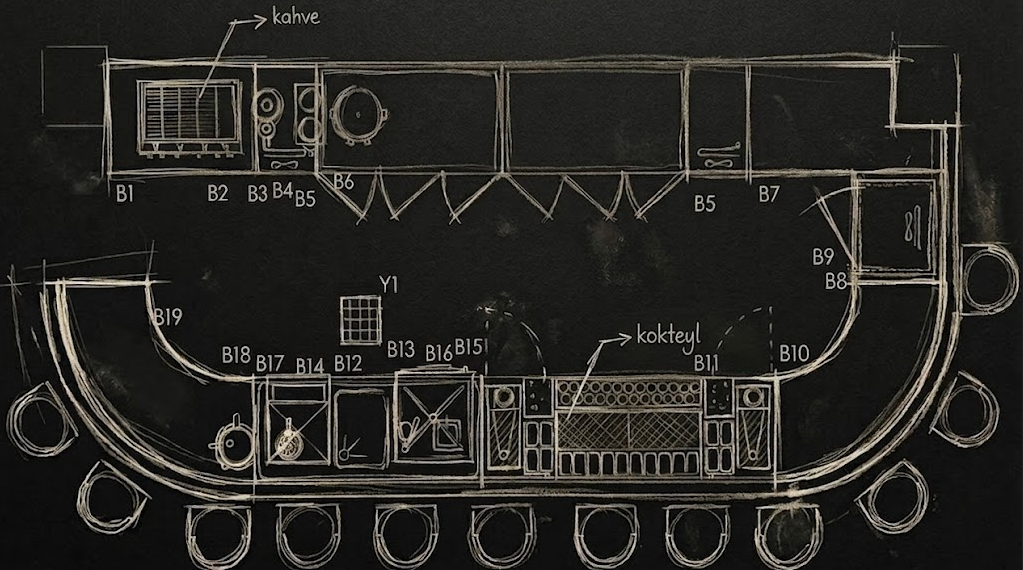
#> input picture E-TICARET/site/scripts/data/pfos-eskiz-source.png, 1023 x 570 px
$ python make-proje-fabrikasi-eskiz.py
#> lines starting #> are read from the running program, lines starting #| are printed output that depends on the picture
from __future__ import annotations

import glob
import os

from PIL import Image, ImageEnhance, ImageFilter, ImageOps


def resolve_sketch_path() -> str:
    root = os.path.abspath(os.path.join(os.path.dirname(__file__), ".."))
    candidates = [
        os.path.join(root, "scripts", "data", "pfos-eskiz-source.png"),
        r"C:\Users\adema\.cursor\projects\c-D-Disk-EQUSTO-WORK\assets\c__Users_adema_AppData_Roaming_Cursor_User_workspaceStorage_09d25d8a44f66226e9a0880f108de3fa_images_image-5e131b43-8045-4398-bada-3d2ec29fc73b.png",
    ]
    for p in candidates:
        if os.path.isfile(p):
            return p
    for pattern in (r"\*5e131b43*", r"\*0162b92c*"):
        found = sorted(
            glob.glob(
                r"C:\Users\adema\.cursor\projects\c-D-Disk-EQUSTO-WORK\assets" + pattern
            ),
            key=os.path.getmtime,
        )
        if found:
            return found[-1]
    raise FileNotFoundError("PFOS mutfak eskiz kaynağı bulunamadı")


def build_hero_jpg(src: Image.Image) -> Image.Image:
    img = src.convert("RGB")
    w, h = img.size
#> w = 1023; h = 570
    crop = img.crop((int(w * 0.01), int(h * 0.01), int(w * 0.99), int(h * 0.99)))
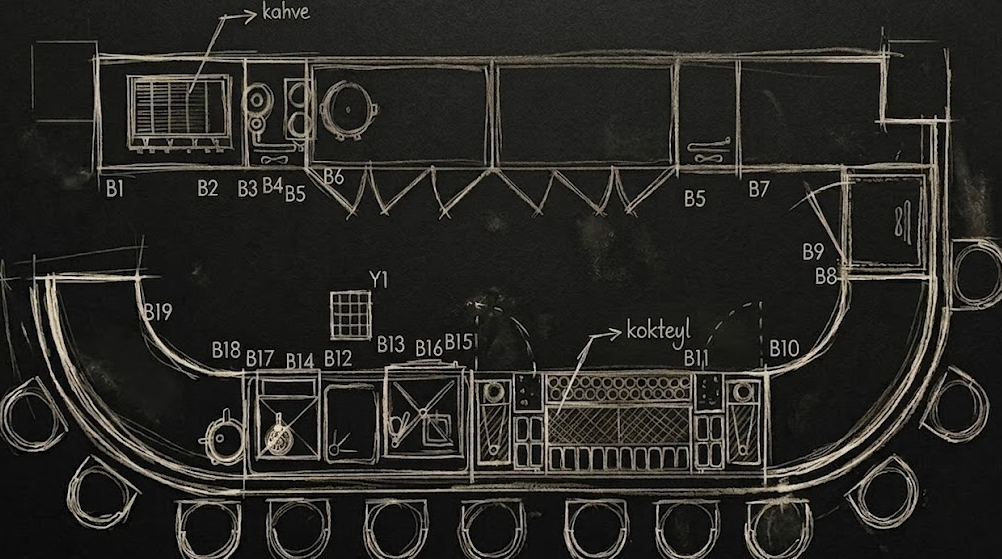
#> crop: PIL image 1002x559 RGB; mean R, G, B 41.3, 40.1, 36.6
    canvas = Image.new("RGB", (1600, 1200), (248, 249, 251))
    fitted = ImageOps.contain(crop, (1600, 1200), method=Image.LANCZOS)
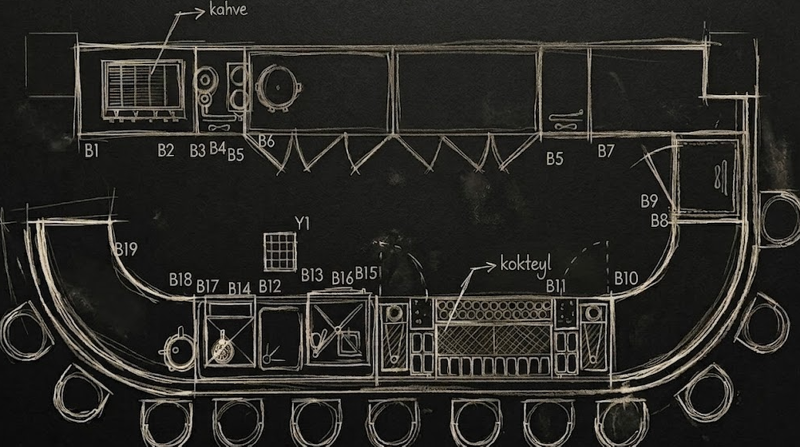
#> fitted: PIL image 1600x893 RGB (shown at 1/2 size); mean R, G, B 41.3, 40.2, 36.7
    fitted = ImageEnhance.Contrast(fitted).enhance(1.06)
    fitted = ImageEnhance.Brightness(fitted).enhance(1.02)
    fitted = fitted.filter(ImageFilter.UnsharpMask(radius=1.0, percent=80, threshold=3))
    canvas.paste(fitted, ((1600 - fitted.width) // 2, (1200 - fitted.height) // 2))
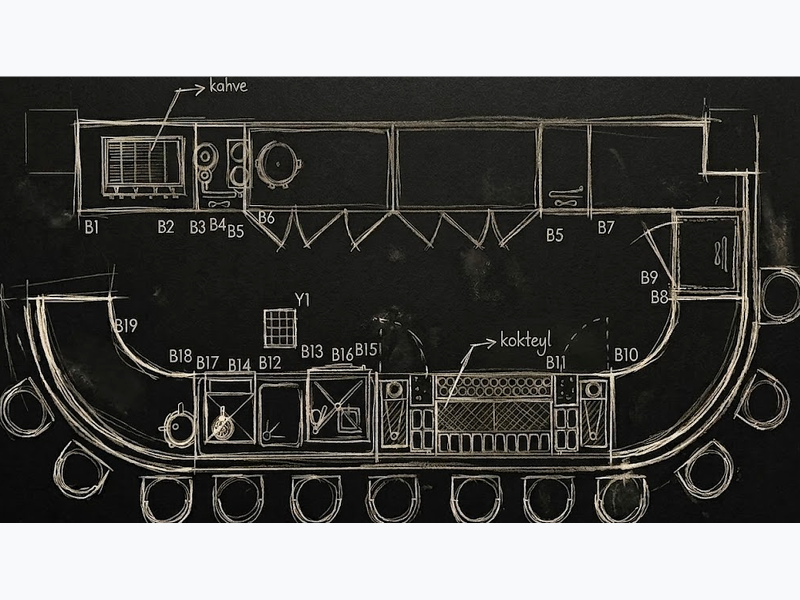
#> canvas: PIL image 1600x1200 RGB (shown at 1/2 size); mean R, G, B 94.8, 94.2, 92
    return canvas


def main() -> None:
    root = os.path.abspath(os.path.join(os.path.dirname(__file__), ".."))
    out_dir = os.path.join(root, "public", "images", "pfos")
    os.makedirs(out_dir, exist_ok=True)
    out_path = os.path.join(out_dir, "proje-fabrikasi-mutfak-eskiz.jpg")
    build_hero_jpg(Image.open(resolve_sketch_path())).save(
        out_path, quality=92, subsampling=1, optimize=True
    )
    print(out_path)


if __name__ == "__main__":
    main()
